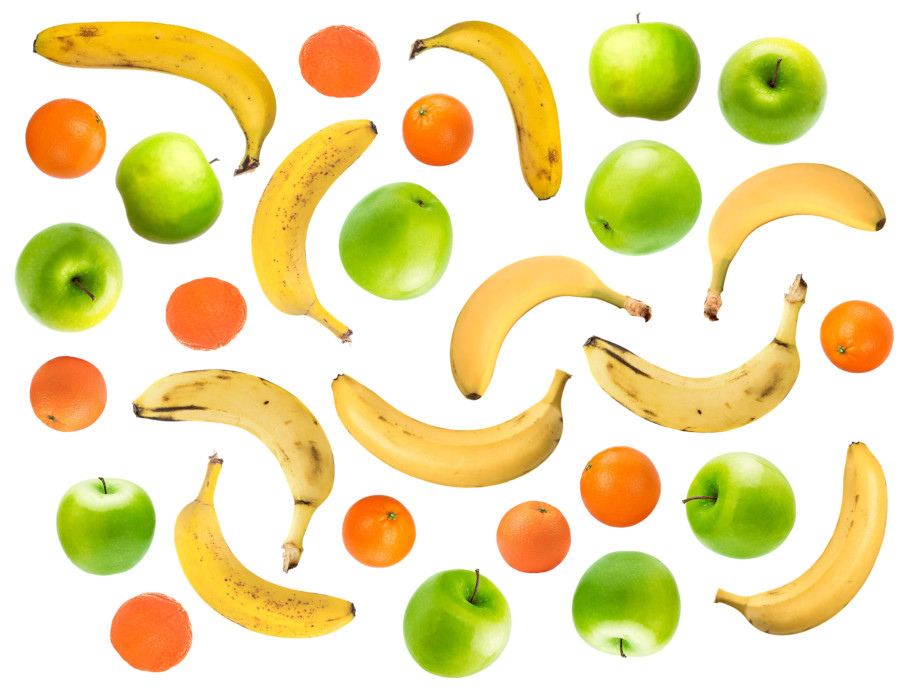
#> input picture Labs/Lab04/COMP9517_25T3_Lab4_Images/Fruits1.jpg, 915 x 698 px
$ jupyter execute lab04.ipynb
#> lines starting #> are read from the running program, lines starting #| are printed output that depends on the picture; after the words box and inside, x2 and y2 are one past the last pixel; in counts of white or black regions, pixels touching at a corner belong together
# COMP 9517 Lab04

### Imports and Parameter Definition

[cell 1]
# Import required libraries
import cv2 as cv
import numpy as np
import matplotlib.pyplot as plt
import math

# Parameters
N = 10  # Required number of each fruit per batch (as per lab spec)
image_paths = [
    'COMP9517_25T3_Lab4_Images/Fruits1.jpg',
    'COMP9517_25T3_Lab4_Images/Fruits2.jpg',
    'COMP9517_25T3_Lab4_Images/Fruits3.jpg'
]
min_area = 800
kernel_size = 5
ecc_threshold = 0.55
circularity_threshold = 0.55
overlap_thresh = 0.35

# HSV ranges in OpenCV (H:0-180, S:0-255, V:0-255)
banana_lower = np.array([18, 80, 80])
banana_upper = np.array([35, 255, 255])

mandarin_lower = np.array([5, 110, 80])
mandarin_upper = np.array([20, 255, 255])

apple_green_lower = np.array([30, 30, 40])
apple_green_upper = np.array([85, 255, 255])

kernel = np.ones((kernel_size, kernel_size), np.uint8)

### Image Loading and Processing

[cell 2]
def circularity(area, perimeter):
    if perimeter == 0: return 0
    return 4 * math.pi * area / (perimeter * perimeter)

for path in image_paths:
    img = cv.imread(path)
#> img is the input picture: shape (698, 915, 3); mean B, G, R 175, 225.2, 237.4
    if img is None:
        print(f"Error loading {path}")
        continue

    hsv = cv.cvtColor(img, cv.COLOR_BGR2HSV)
#> hsv: shape (698, 915, 3); mean H, S, V 16.4, 77.7, 242.6
    hsv = cv.GaussianBlur(hsv, (5,5), 0)
#> hsv: shape (698, 915, 3); mean H, S, V 16.4, 77.7, 242.6

    mask_banana = cv.inRange(hsv, banana_lower, banana_upper)
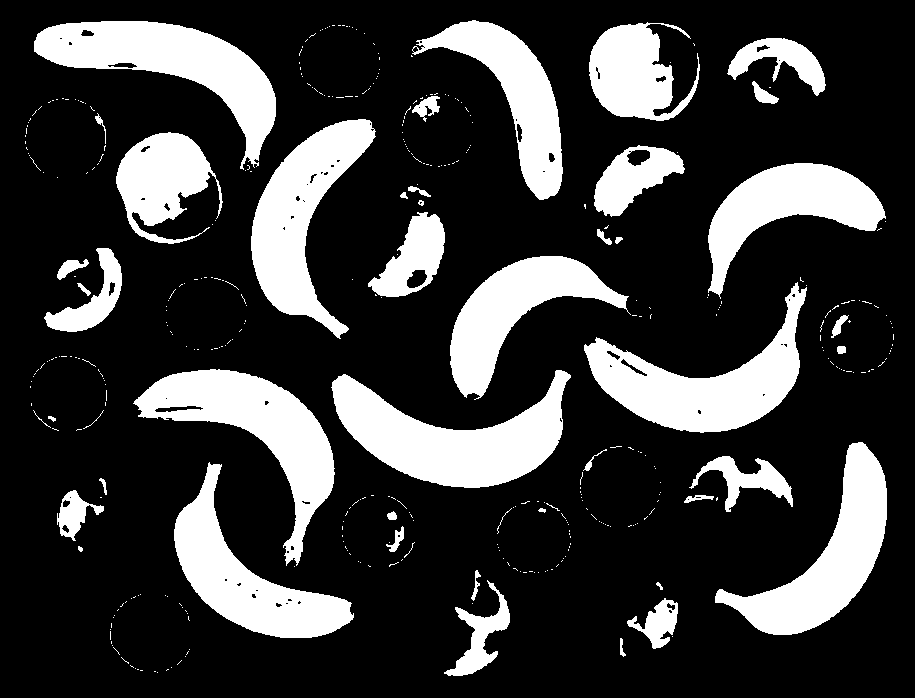
#> mask_banana: shape (698, 915); 23.1% white; 413 white regions (366 under 20 px), largest, box (x1, y1, x2, y2) and area: (331, 370, 571, 488) 13779, (34, 21, 276, 170) 12587, (133, 369, 335, 566) 12428
    mask_mandarin = cv.inRange(hsv, mandarin_lower, mandarin_upper)
#> mask_mandarin: shape (698, 915); 11.4% white; 213 white regions (119 under 20 px), largest, box (x1, y1, x2, y2) and area: (26, 99, 106, 178) 5015, (580, 447, 661, 527) 4996, (110, 593, 192, 672) 4981
    mask_apple = cv.inRange(hsv, apple_green_lower, apple_green_upper)
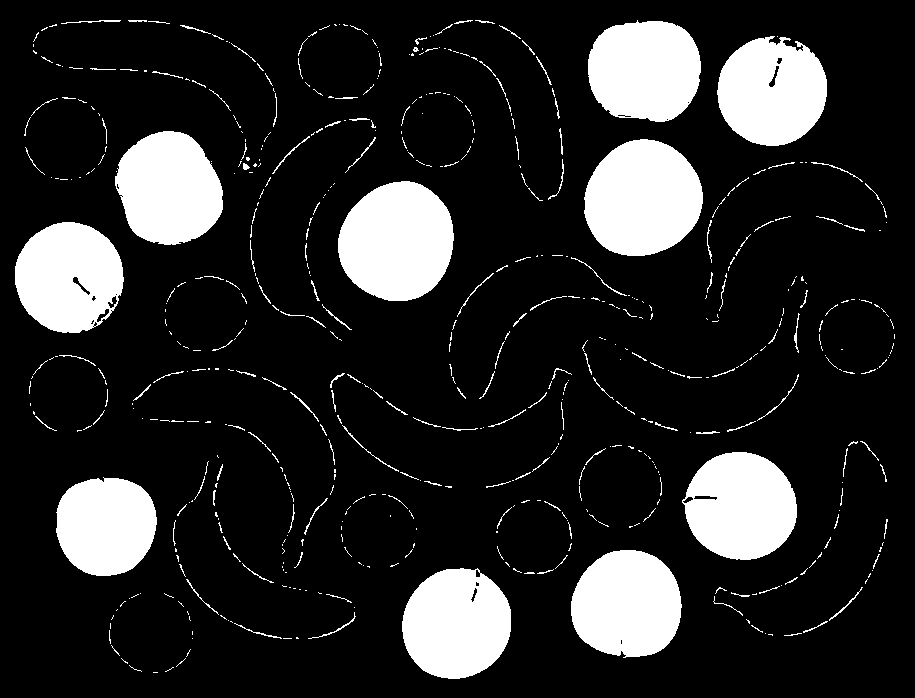
#> mask_apple: shape (698, 915); 16.2% white; 578 white regions (420 under 20 px), largest, box (x1, y1, x2, y2) and area: (338, 181, 454, 301) 10810, (584, 139, 703, 256) 10773, (571, 550, 682, 658) 9460

    combined = cv.bitwise_or(mask_banana, mask_mandarin)
#> combined: shape (698, 915); 30.2% white; 66 white regions (21 under 20 px), largest, box (x1, y1, x2, y2) and area: (331, 370, 571, 488) 13785, (34, 21, 276, 170) 12769, (133, 369, 335, 568) 12691
    combined = cv.bitwise_or(combined, mask_apple)
#> combined: shape (698, 915); 41.3% white; 67 white regions (37 under 20 px), largest, box (x1, y1, x2, y2) and area: (330, 368, 572, 488) 14395, (33, 20, 277, 173) 13367, (132, 368, 336, 568) 13271

    combined = cv.morphologyEx(combined, cv.MORPH_OPEN, kernel, iterations=1)
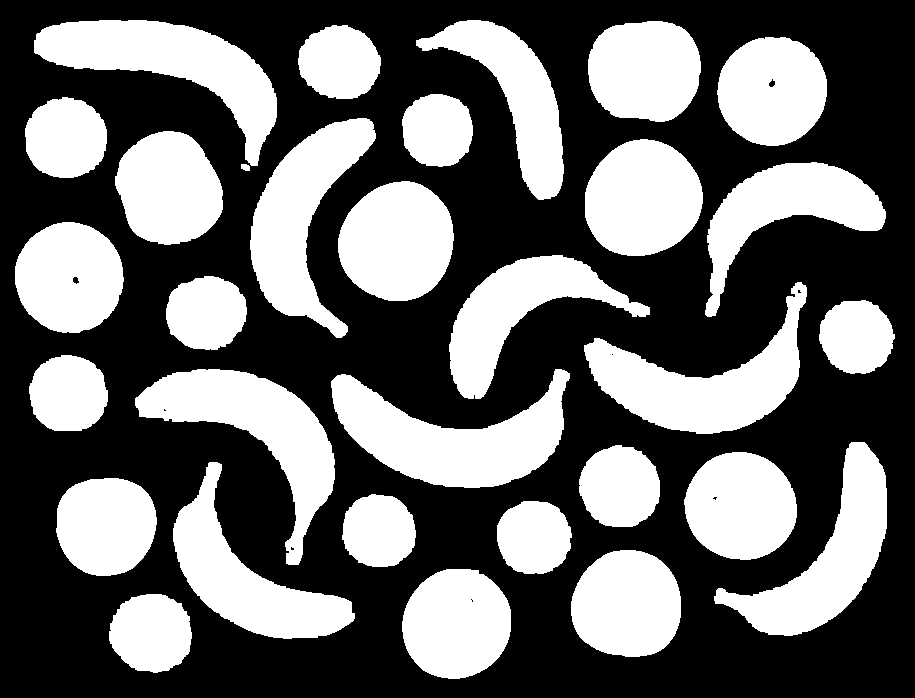
#> combined: shape (698, 915); 40.9% white; 31 white regions, largest, box (x1, y1, x2, y2) and area: (331, 369, 570, 488) 14308, (34, 20, 277, 166) 13178, (135, 369, 335, 565) 13038
    combined = cv.morphologyEx(combined, cv.MORPH_CLOSE, kernel, iterations=2)
#> combined: shape (698, 915); 41% white; 30 white regions

    contours, _ = cv.findContours(combined, cv.RETR_EXTERNAL, cv.CHAIN_APPROX_SIMPLE)
#> contours = 30 contours; largest, box (x1, y1, x2, y2) and area: (331, 369, 570, 488) 14002, (34, 20, 277, 171) 12954, (135, 369, 335, 565) 12766, (584, 282, 807, 434) 12738, (250, 118, 376, 338) 11936

    apples = bananas = mandarins = 0
    out = img.copy()

    for cnt in contours:
        area = cv.contourArea(cnt)
        if area < min_area:
            continue
        x, y, w, h = cv.boundingRect(cnt)
        comp_mask = np.zeros(combined.shape, dtype=np.uint8)
        cv.drawContours(comp_mask, [cnt], -1, 255, -1)

        overlap_b = cv.countNonZero(cv.bitwise_and(comp_mask, mask_banana))
        overlap_m = cv.countNonZero(cv.bitwise_and(comp_mask, mask_mandarin))
        overlap_a = cv.countNonZero(cv.bitwise_and(comp_mask, mask_apple))
        r_b = overlap_b / area
        r_m = overlap_m / area
        r_a = overlap_a / area

        perimeter = cv.arcLength(cnt, True)
        circ = circularity(area, perimeter)
        ecc = 0.0
        if len(cnt) >= 5:
            try:
                (cx, cy), (MA, ma), angle = cv.fitEllipse(cnt)
                major, minor = max(MA, ma), min(MA, ma)
                if major > 0:
                    ecc = math.sqrt(max(0.0, 1 - (minor / major) ** 2))
            except cv.error:
                ecc = 0.0

        fruit = None
        color_draw = (0,0,0)
        max_r = max(r_b, r_m, r_a)
        if max_r >= overlap_thresh:
            if r_b == max_r:
                fruit = "Banana"; color_draw = (0,255,255)
            elif r_m == max_r:
                fruit = "Mandarin"; color_draw = (0,165,255)
            else:
                fruit = "Apple"; color_draw = (0,255,0)
        else:
            if ecc > ecc_threshold and (r_b > 0.05 or circ < 0.45):
                fruit = "Banana"; color_draw = (0,255,255)
            elif circ >= circularity_threshold or r_a > r_m:
                fruit = "Apple"; color_draw = (0,255,0)
            else:
                fruit = "Mandarin"; color_draw = (0,165,255)

        cv.rectangle(out, (x,y), (x+w, y+h), color_draw, 2)
        cx = int(x + w/2); cy = int(y + h/2)
        cv.putText(out, fruit, (cx - 30, cy), cv.FONT_HERSHEY_SIMPLEX, 0.6, color_draw, 2)

        if fruit == "Banana": bananas += 1
        elif fruit == "Mandarin": mandarins += 1
        elif fruit == "Apple": apples += 1
#> this loop made 30 passes
#> (area, x, y, w, h, overlap_b, overlap_m, overlap_a) on passes 1 to 8: (5011, 109, 594, 83, 79, 90, 4977, 93), (9342, 402, 569, 109, 110, 2095, 10, 9435), (9308.5, 571, 550, 110, 107, 1284, 0, 9450), (4267, 497, 501, 75, 73, 141, 4122, 170), (4168.5, 342, 494, 74, 73, 333, 4093, 87), (7822, 56, 478, 101, 98, 1094, 0, 7960), (11124.5, 173, 462, 182, 177, 10873, 1365, 549), (9358, 684, 452, 113, 108, 2156, 16, 9422)
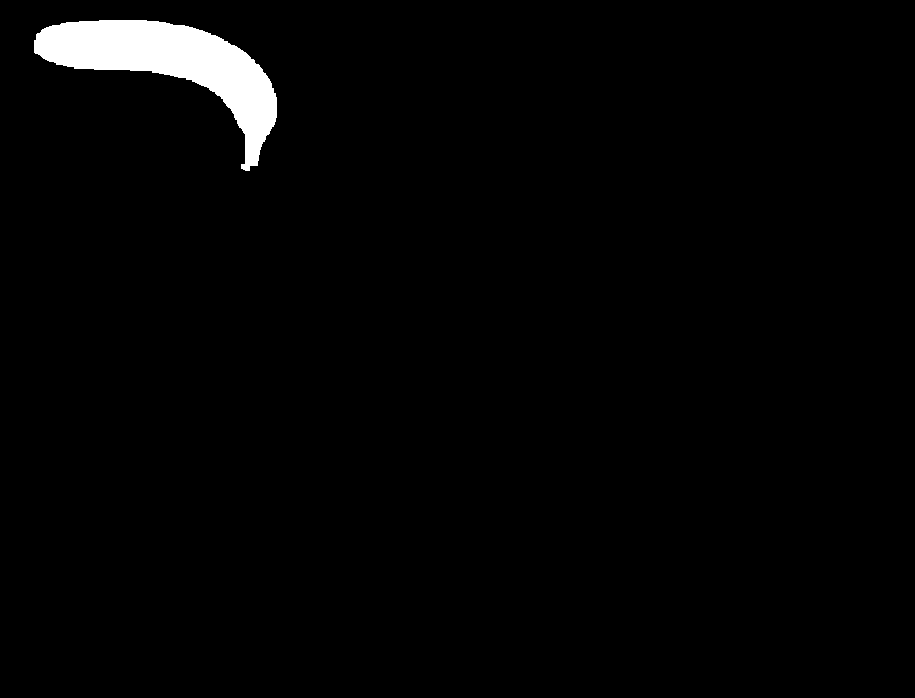
#> comp_mask: shape (698, 915); 2.1% white; 1 white region, box (x1, y1, x2, y2) and area: (34, 20, 277, 171) 13279
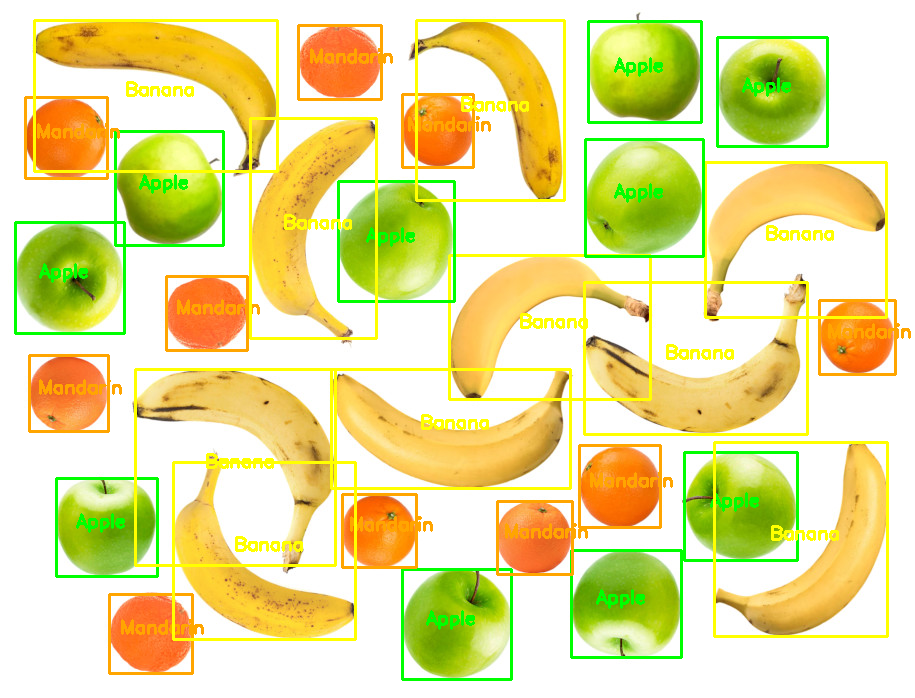
#> out: shape (698, 915, 3); 9.13% of pixels changed, all inside (x1, y1, x2, y2) = (14, 19, 911, 681)

    # Action instructions ===
    actions = []
    if apples < N:
        actions.append(f"Add {N - apples} apples")
    elif apples > N:
        actions.append(f"Remove {apples - N} apples")

    if bananas < N:
        actions.append(f"Add {N - bananas} bananas")
    elif bananas > N:
        actions.append(f"Remove {bananas - N} bananas")

    if mandarins < N:
        actions.append(f"Add {N - mandarins} mandarins")
    elif mandarins > N:
        actions.append(f"Remove {mandarins - N} mandarins")

    if not actions:
        result_msg = "All good"
    else:
        result_msg = ", ".join(actions)

    print(f"For {path}: Apples = {apples}, Bananas = {bananas}, Mandarins = {mandarins}")
#| For COMP9517_25T3_Lab4_Images/Fruits1.jpg: Apples = 10, Bananas = 10, Mandarins = 10
    print(f"Action: {result_msg}\n")

    # Visualization
    fig, axs = plt.subplots(1,4, figsize=(18,5))
    axs[0].imshow(cv.cvtColor(img, cv.COLOR_BGR2RGB)); axs[0].set_title("Original"); axs[0].axis('off')
    axs[1].imshow(mask_banana, cmap='gray'); axs[1].set_title("Banana mask"); axs[1].axis('off')
    axs[2].imshow(mask_mandarin, cmap='gray'); axs[2].set_title("Mandarin mask"); axs[2].axis('off')
    axs[3].imshow(cv.cvtColor(out, cv.COLOR_BGR2RGB)); axs[3].set_title("Detected"); axs[3].axis('off')
    plt.tight_layout()
    plt.show()
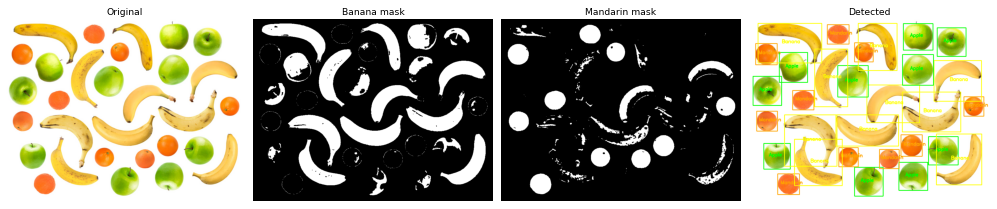
#> figure drawn by matplotlib, 4 panels
#> pass 2 of the loop `for path in image_paths:`:
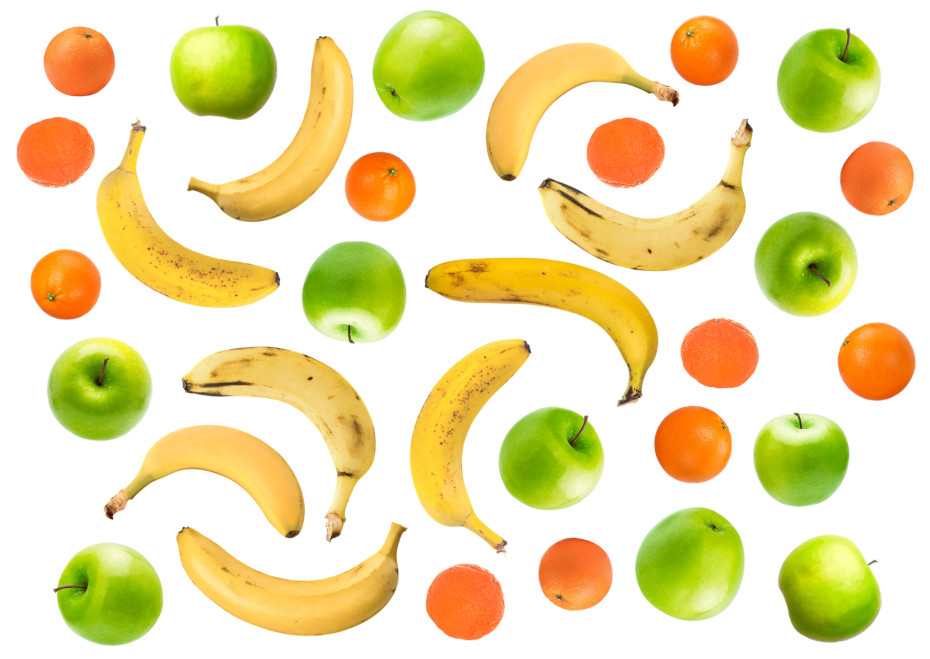
#> input picture Labs/Lab04/COMP9517_25T3_Lab4_Images/Fruits2.jpg, 930 x 659 px
#> img is the input picture: shape (659, 930, 3); mean B, G, R 175.3, 224.7, 236.9
#> `mask_banana = cv.inRange(hsv, banana_lower, banana_upper)`:
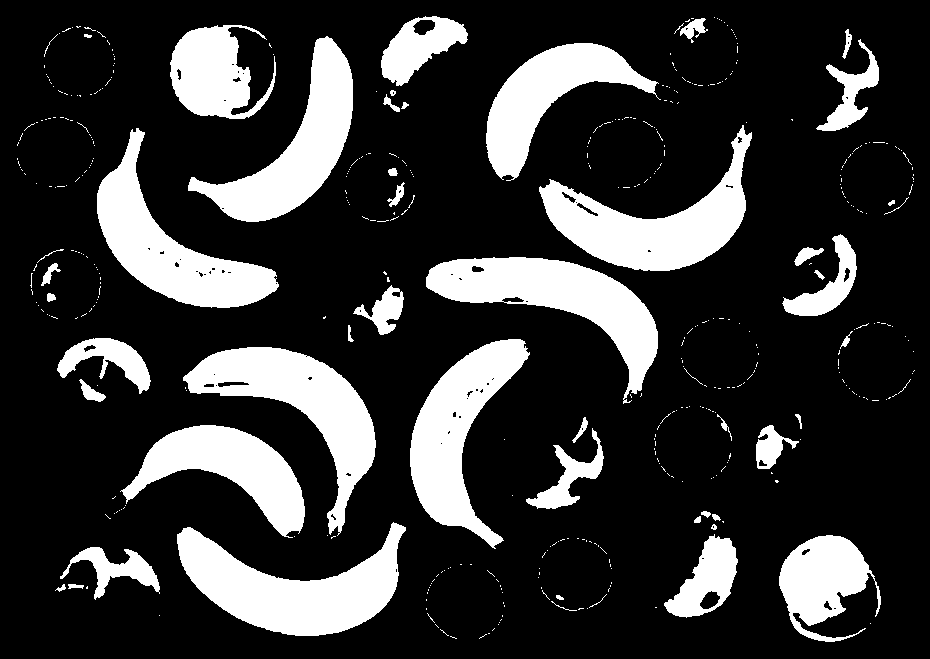
#> mask_banana: shape (659, 930); 21.3% white; 467 white regions (415 under 20 px), largest, box (x1, y1, x2, y2) and area: (177, 522, 406, 636) 12667, (426, 257, 658, 404) 11584, (183, 347, 376, 536) 11433
#> the loop `for cnt in contours:` made 32 passes
#| For COMP9517_25T3_Lab4_Images/Fruits2.jpg: Apples = 11, Bananas = 9, Mandarins = 12
#| Action: Remove 1 apples, Add 1 bananas, Remove 2 mandarins
#> `plt.show()`:
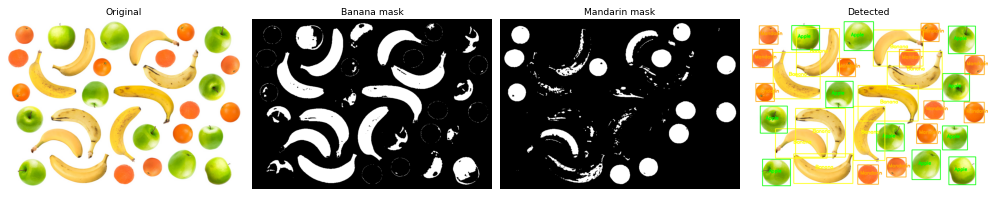
#> figure drawn by matplotlib, 4 panels
